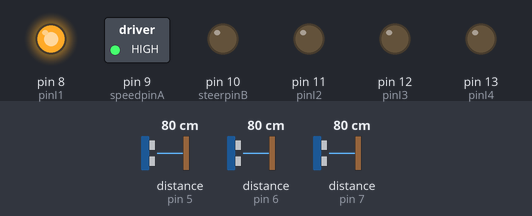
The sketch below on a simulated Arduino Uno, built with avr-gcc and run on an emulated ATmega328P. Shown: switched loads named in the sketch (green lamp = pin HIGH), output pins drawn as LEDs (lit = HIGH). Dashed ring = blinking. The test bench sets the inputs (shaded band); at power-on: distance to the obstacle (sensors on pin 5, pin 6, pin 7) 80 cm. The echo pulse lasts 58.3 µs per cm; what the sketch prints to the serial monitor is not drawn.

Above: at 5.8 s.
5.9 s: distance to the obstacle (sensor on pin 5) set to 72 cm
At 6.06 s:
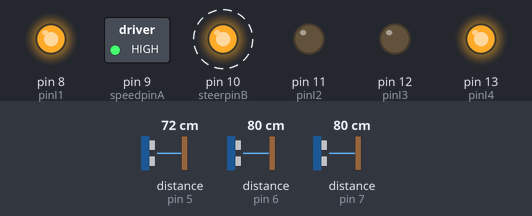
8.9 s: distance to the obstacle (sensor on pin 6) set to 34 cm
At 9.6 s:
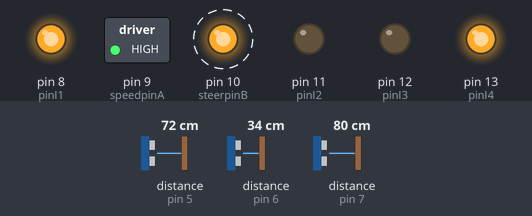
11.9 s: distance to the obstacle (sensor on pin 6) set to 29 cm
At 12.9 s:
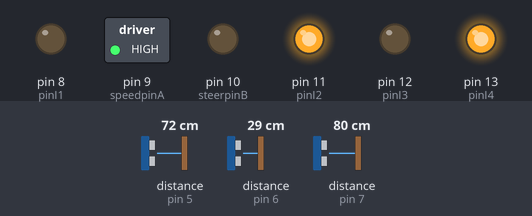
14.9 s: distance to the obstacle (sensor on pin 7) set to 33 cm
17.9 s: distance to the obstacle (sensor on pin 7) set to 27 cm
At 20.7 s:
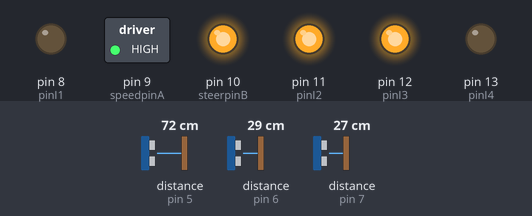
20.9 s: distance to the obstacle (sensor on pin 5) set to 2 cm
At 23.3 s:
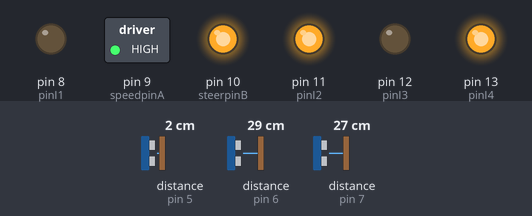
Timing chart, 0 to 32.8 s (numbered marks = the images above; inputs shaded):
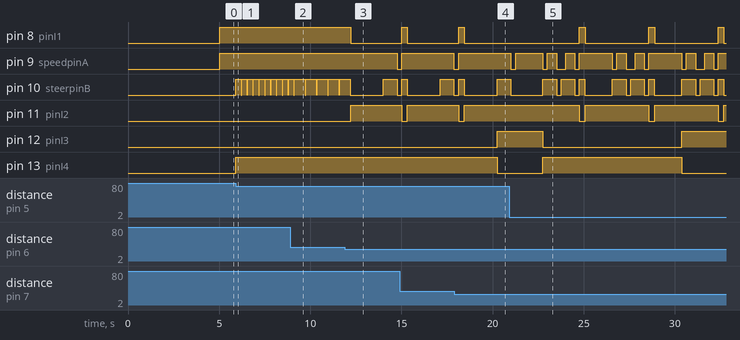

The sketch:

sensors.ino
```cpp
int pinI1=8;//define I1 interface
int pinI2=11;//define I2 interface
int speedpinA=9;//enable motor A
int pinI3=12;//define I3 interface
int pinI4=13;//define I4 interface
int steerpinB=10;//enable motor B
int speed_drive =420;//define the speed of drive motor
int speed_steer =1524;//define the speed of steering motor
const int pingPin_R = 7;//sets the pin for the PING sensor on the right side of the car
const int pingPin_C = 6;//sets the pin for the PING sensor in the center side of the car
const int pingPin_L = 5;//sets the pin for the PING sensor on the left side of the car
long duration_C, inches_C,duration_R, inches_R,duration_L, inches_L;

void setup()
{
  Serial.begin(9600);
  Serial.println("Begin");
  pinMode(pinI1,OUTPUT);
  pinMode(pinI2,OUTPUT);
  pinMode(speedpinA,OUTPUT);
  pinMode(pinI3,OUTPUT);
  pinMode(pinI4,OUTPUT);
  pinMode(steerpinB,OUTPUT);

}

void loop()
{
  int i;
  int j = 1;
  delay(5000);
  for(i=0; i<1; i*1){
  j++;
  getping_all();
  Serial.println("ping all");


//all clear, no obstacles within 30" in any direction
  if(inches_C >= 30 && inches_R >= 30 && inches_L >= 30)
  {
   forward();
  }

//obstacle(s) within 0-6" range
  else if (inches_L < 6 || inches_C < 6 || inches_R < 6)
  {
   stop();
   backward();
   delay(1500);
   stop();
     if(j%3 == 0){ //This if/else statement is designed to build a little "randomness"
     back_right(); //into the robot's movements, so it is less likely to become stuck
     back_right(); //in a loop, performing the same actions over and over which only.
     left();
     j=1;
     }
   else{
     back_left();
     back_left();
     right();
     }
  }

//obstacle(s) within 6"-12" range

  //obstacle on left and center and right
  else if (inches_R < 12 && inches_C < 12 && inches_L < 12)
  {
   stop();
   backward();
   delay(1500);
   back_left();
   stop();
   right();
   forward();
  }
  //obstacle on center OR left and right
  else if (inches_L >= 12 && inches_R >= 12 && inches_C < 12 ||
            inches_C >= 12 && inches_R < 12 && inches_L < 12)
  {
   stop();
   backward();
   delay(1800);
   back_left();
   stop();
   right();
   forward();
  }
  //obstacle on left and center
  else if (inches_R >= 12 && inches_C < 12 && inches_L < 12)
  {
   stop();
   backward();
   delay(1800);
   back_left();
  }
  //obstacle on right and center
  else if (inches_L >= 12 && inches_C < 12 && inches_R < 12)
  {
   stop();
   backward();
   delay(1800);
   back_right();
  }
  //obstacle on right
  else if (inches_L >= 12 && inches_C >= 12 && inches_R < 12)
  {
   left();
   left();

  }
  //obstacle on left
  else if (inches_R >= 12 && inches_C >= 12 && inches_L < 12)
  {
   right();
   right();
  }

//obstacle(s) within 12"-30" range

  //obstacle on left and center
  else if (inches_R >= 30 && inches_C < 30 && inches_L < 30)
  {
   right();
   right();
  }
  //obstacle on right and center
  else if (inches_L >= 30 && inches_C < 30 && inches_R < 30)
  {
   left();
   left();
  }
  //obstacle on right and left
  else if (inches_C >= 30 && inches_L < 30 && inches_R < 30)
  {
   forward();
  }
  //obstacle on right
  else if (inches_L >= 30 && inches_C >= 30 && inches_R < 30)
  {
   left();
  }
  //obstacle on left
  else if (inches_R >= 30 && inches_C >= 30 && inches_L < 30)
  {
   right();
  }
  //obstacle on center
  else if (inches_L >= 30 && inches_R >= 30 && inches_C < 30)
  {
   if(j % 2 == 0){
     left();
     j=1;
   }
   else{
     right();
    }
  }
  }
}

void forward()
{// turns on drive motor in forward and leaves it on
     analogWrite(speedpinA,speed_drive);//inputs speed_drive value to set the speed
     digitalWrite(pinI2,LOW);//turn DC Motor A move anticlockwise
     digitalWrite(pinI1,HIGH);//turn DC motor B move anti-clockwise
}
void backward()//
{// turns on drive motor in reverse and leaves it on
     analogWrite(speedpinA,speed_drive);//inputs speed_drive value to set the speed
     digitalWrite(pinI2,HIGH);//turn DC Motor A move clockwise
     digitalWrite(pinI1,LOW);//turn DC Motor B move clockwise
}
void right()//
{
     analogWrite(steerpinB,speed_steer);
     digitalWrite(pinI4,HIGH);//turn DC Motor B move clockwise
     digitalWrite(pinI3,LOW);//turn DC Motor A move anti-clockwise
     forward();
     delay(300);
     analogWrite(steerpinB,LOW);
}
void back_left()//
{
     analogWrite(steerpinB,speed_steer);
     digitalWrite(pinI4,HIGH);//turn DC Motor B move clockwise
     digitalWrite(pinI3,LOW);//turn DC Motor A move anti-clockwise
     delay(250);
     backward();
     delay(500);
     stop();
     delay(250);
}
void left()//
{
     analogWrite(steerpinB,speed_steer);
     digitalWrite(pinI4,LOW);//turn DC Motor B move anticlockwise
     digitalWrite(pinI3,HIGH);//turn DC Motor A move clockwise
     forward();
     delay(300);
     analogWrite(steerpinB,LOW);
}
void back_right()//
{
     analogWrite(steerpinB,speed_steer);
     digitalWrite(pinI4,LOW);//turn DC Motor B move anticlockwise
     digitalWrite(pinI3,HIGH);//turn DC Motor A move clockwise
     delay(250);
     backward();
     delay(500);
     stop();
     delay(250);
}
void stop()//stop both motors
{
     digitalWrite(speedpinA,LOW);// Unenble the pin, to stop the motor.
     digitalWrite(steerpinB,LOW);// Unenble the pin, to stop the motor.
}
 void getping_C()//get distance from center PING
{
      pinMode(pingPin_C, OUTPUT);
      digitalWrite(pingPin_C, LOW);
      delayMicroseconds(2);
      digitalWrite(pingPin_C, HIGH);
      delayMicroseconds(5);
      digitalWrite(pingPin_C, LOW);
      pinMode(pingPin_C, INPUT);
      duration_C = pulseIn(pingPin_C, HIGH);
      inches_C = microsecondsToInches(duration_C);

}
 void getping_R()//get distance from right PING
{
      pinMode(pingPin_R, OUTPUT);
      digitalWrite(pingPin_R, LOW);
      delayMicroseconds(2);
      digitalWrite(pingPin_R, HIGH);
      delayMicroseconds(5);
      digitalWrite(pingPin_R, LOW);
      pinMode(pingPin_R, INPUT);
      duration_R = pulseIn(pingPin_R, HIGH);
      inches_R = microsecondsToInches(duration_R);
}
 void getping_L()//get distance from left PING
{
      pinMode(pingPin_L, OUTPUT);
      digitalWrite(pingPin_L, LOW);
      delayMicroseconds(2);
      digitalWrite(pingPin_L, HIGH);
      delayMicroseconds(5);
      digitalWrite(pingPin_L, LOW);
      pinMode(pingPin_L, INPUT);
      duration_L = pulseIn(pingPin_L, HIGH);
      inches_L = microsecondsToInches(duration_L);
}
  void getping_all()
{
  getping_C();
  delay(2);
  getping_R();
  delay(2);
  getping_L();
  delay(2);
}
  long microsecondsToInches(long microseconds){
    return microseconds / 74 / 2;}
```

Measured:
- the behaviour switches between 77 and 76 cm on distance to the obstacle (sensor on pin 5) (found by bisection; images 0 and 1)
- the behaviour switches between 31 and 30 cm on distance to the obstacle (sensor on pin 6) (found by bisection; images 2 and 3)
- the behaviour switches between 31 and 30 cm on distance to the obstacle (sensor on pin 7) (found by bisection; images 3 and 4)
- after the input at 5.9 s, pin 10 (steerpinB): alternates HIGH for 0.30 s and LOW for 0.02 s, starting at once; pin 13 (pinI4): LOW → HIGH at once
- after the input at 8.9 s, pin 10 (steerpinB): alternates HIGH for 0.60 s and LOW for 0.02 s, starting after 0.82 s
- after the input at 11.9 s, pin 8 (pinI1): HIGH → LOW after 0.31 s; pin 9 (speedpinA): HIGH → LOW after 2.9 s; pin 11 (pinI2): LOW → HIGH after 0.31 s
- after the input at 17.9 s, pin 12 (pinI3): LOW → HIGH after 2.3 s; pin 13 (pinI4): HIGH → LOW after 2.3 s
- after the input at 20.9 s, pin 8 (pinI1): alternates HIGH for 0.31 s and LOW for 3.5 s, starting after 3.9 s; pin 11 (pinI2): alternates HIGH for 3.5 s and LOW for 0.31 s, starting after 3.9 s; pin 12 (pinI3): HIGH → LOW after 1.9 s, → HIGH 7.6 s later; pin 13 (pinI4): LOW → HIGH after 1.9 s, → LOW 7.6 s later
